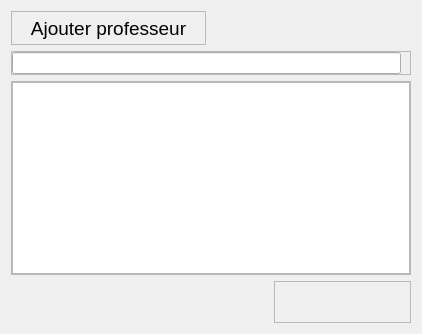
                 <widget class="QWidget" name="index_prof">
                  <layout class="QVBoxLayout" name="verticalLayout_95">
                   <item alignment="Qt::AlignLeft">
                    <widget class="QFrame" name="frame_84">
                     <property name="frameShape">
                      <enum>QFrame::StyledPanel</enum>
                     </property>
                     <property name="frameShadow">
                      <enum>QFrame::Raised</enum>
                     </property>
                     <layout class="QHBoxLayout" name="horizontalLayout_39">
                      <property name="topMargin">
                       <number>0</number>
                      </property>
                      <property name="bottomMargin">
                       <number>0</number>
                      </property>
                      <item>
                       <widget class="QPushButton" name="add_prof_button">
                        <property name="minimumSize">
                         <size>
                          <width>175</width>
                          <height>32</height>
                         </size>
                        </property>
                        <property name="font">
                         <font>
                          <pointsize>14</pointsize>
                         </font>
                        </property>
                        <property name="cursor">
                         <cursorShape>PointingHandCursor</cursorShape>
                        </property>
                        <property name="text">
                         <string>Ajouter professeur</string>
                        </property>
                        <property name="flat">
                         <bool>true</bool>
                        </property>
                       </widget>
                      </item>
                     </layout>
                    </widget>
                   </item>
                   <item alignment="Qt::AlignRight">
                    <widget class="QFrame" name="frame_82">
                     <property name="minimumSize">
                      <size>
                       <width>400</width>
                       <height>0</height>
                      </size>
                     </property>
                     <property name="frameShape">
                      <enum>QFrame::StyledPanel</enum>
                     </property>
                     <property name="frameShadow">
                      <enum>QFrame::Raised</enum>
                     </property>
                     <layout class="QVBoxLayout" name="verticalLayout_93">
                      <property name="spacing">
                       <number>0</number>
                      </property>
                      <property name="leftMargin">
                       <number>0</number>
                      </property>
                      <property name="topMargin">
                       <number>0</number>
                      </property>
                      <property name="bottomMargin">
                       <number>0</number>
                      </property>
                      <item>
                       <widget class="QLineEdit" name="search_prof"/>
                      </item>
                     </layout>
                    </widget>
                   </item>
                   <item>
                    <widget class="QFrame" name="frame_85">
                     <property name="sizePolicy">
                      <sizepolicy hsizetype="Preferred" vsizetype="Expanding">
                       <horstretch>0</horstretch>
                       <verstretch>0</verstretch>
                      </sizepolicy>
                     </property>
                     <property name="frameShape">
                      <enum>QFrame::StyledPanel</enum>
                     </property>
                     <property name="frameShadow">
                      <enum>QFrame::Raised</enum>
                     </property>
                     <layout class="QVBoxLayout" name="verticalLayout_94">
                      <property name="spacing">
                       <number>0</number>
                      </property>
                      <property name="leftMargin">
                       <number>0</number>
                      </property>
                      <property name="topMargin">
                       <number>0</number>
                      </property>
                      <property name="rightMargin">
                       <number>0</number>
                      </property>
                      <property name="bottomMargin">
                       <number>0</number>
                      </property>
                      <item>
                       <widget class="QTableWidget" name="prof_table">
                        <property name="font">
                         <font>
                          <pointsize>13</pointsize>
                         </font>
                        </property>
                        <property name="cursor" stdset="0">
                         <cursorShape>PointingHandCursor</cursorShape>
                        </property>
                        <property name="editTriggers">
                         <set>QAbstractItemView::AnyKeyPressed</set>
                        </property>
                        <property name="sortingEnabled">
                         <bool>true</bool>
                        </property>
                        <property name="wordWrap">
                         <bool>false</bool>
                        </property>
                        <attribute name="horizontalHeaderMinimumSectionSize">
                         <number>150</number>
                        </attribute>
                        <attribute name="horizontalHeaderStretchLastSection">
                         <bool>true</bool>
                        </attribute>
                        <attribute name="verticalHeaderVisible">
                         <bool>false</bool>
                        </attribute>
                        <attribute name="verticalHeaderHighlightSections">
                         <bool>false</bool>
                        </attribute>
                       </widget>
                      </item>
                     </layout>
                    </widget>
                   </item>
                   <item alignment="Qt::AlignRight">
                    <widget class="QFrame" name="frame_83">
                     <property name="minimumSize">
                      <size>
                       <width>0</width>
                       <height>15</height>
                      </size>
                     </property>
                     <property name="frameShape">
                      <enum>QFrame::StyledPanel</enum>
                     </property>
                     <property name="frameShadow">
                      <enum>QFrame::Raised</enum>
                     </property>
                     <layout class="QHBoxLayout" name="horizontalLayout_38">
                      <property name="spacing">
                       <number>15</number>
                      </property>
                      <item>
                       <widget class="QPushButton" name="prof_prev">
                        <property name="text">
                         <string/>
                        </property>
                        <property name="flat">
                         <bool>true</bool>
                        </property>
                       </widget>
                      </item>
                      <item>
                       <widget class="QLabel" name="prof_label">
                        <property name="text">
                         <string/>
                        </property>
                       </widget>
                      </item>
                      <item>
                       <widget class="QPushButton" name="prof_next">
                        <property name="text">
                         <string/>
                        </property>
                        <property name="flat">
                         <bool>true</bool>
                        </property>
                       </widget>
                      </item>
                     </layout>
                    </widget>
                   </item>
                  </layout>
                 </widget>
